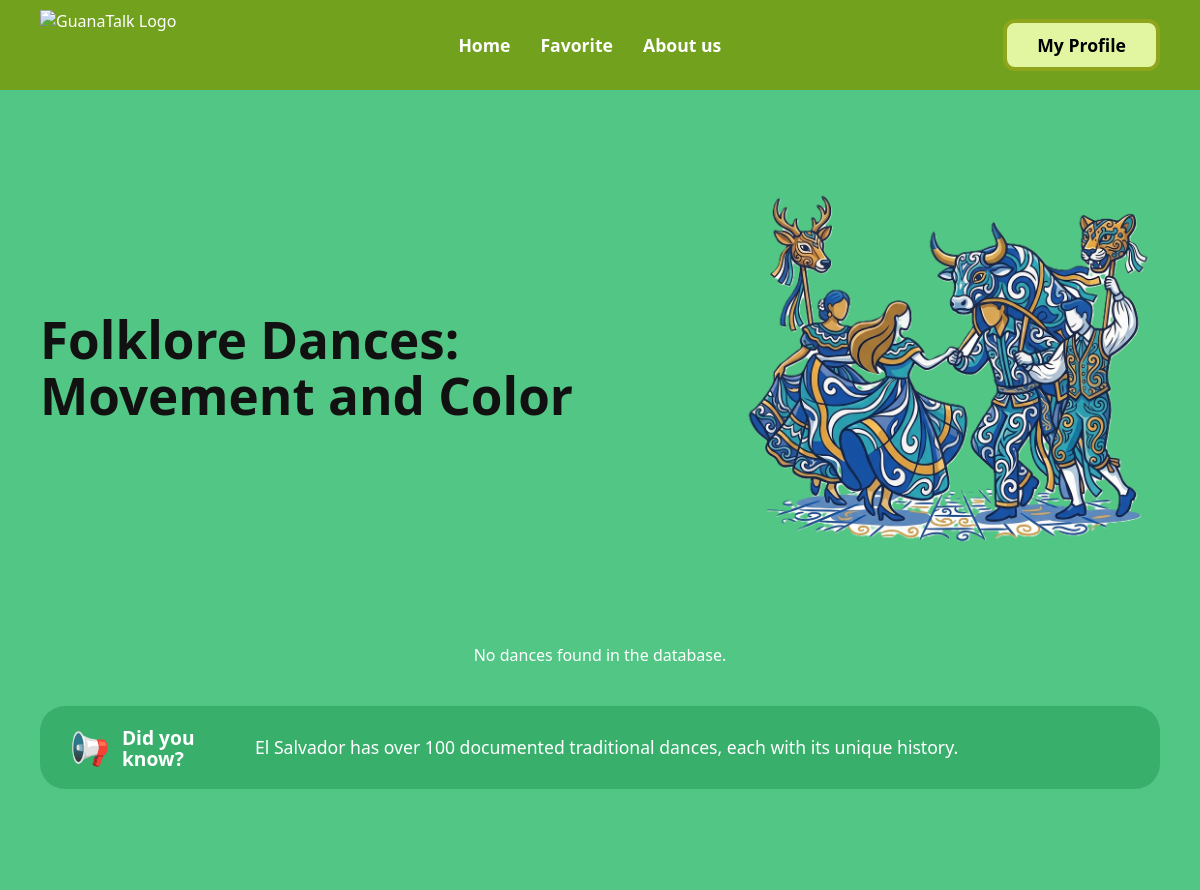
The app's page /folklore-dances.php, older data.
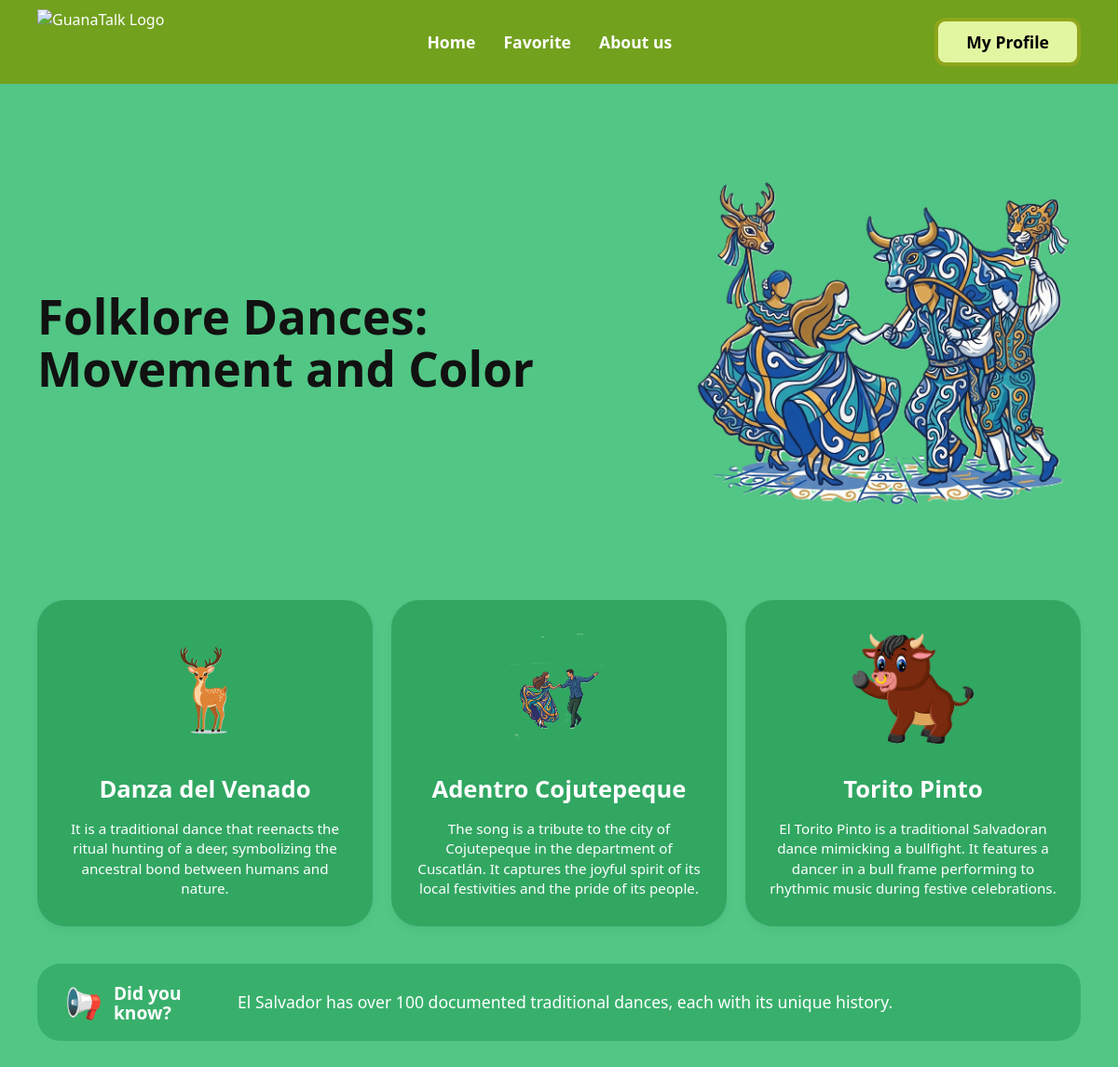
The same page, newer data.
### tables this page shows
CREATE TABLE `folklore_dances` (
  `id` int(11) NOT NULL,
  `nombre` varchar(150) NOT NULL,
  `descripcion` text NOT NULL,
  `imagen` varchar(255) NOT NULL
);

### folklore-dances.php (the view, shortened to what this page needs)
<?php
include("php/conexion.php");
$query = "SELECT * FROM folklore_dances";
$resultado = $conn->query($query);
?>
<!DOCTYPE html>
<html lang="es">
<head>
    <link rel="stylesheet" href="styles/folklores.css">
</head>
<body>
      <header class="navbar">
            <div class="logo">
               <a href="index.php" style="display: flex; align-items: center; gap: 10px; text-decoration: none; color: inherit;">
                    <img src="img/GuanaTalk.png" alt="GuanaTalk Logo">
                </a>
            </div>
        <nav>
            <a href="index.php">Home</a>
            <a href="favoritos.html">Favorite</a>
            <a href="aboutus.html">About us</a>
        </nav>
        <div class="profile-section">
            <button class="profile-btn">My Profile</button>
        </div>
    </header>
    <div class="folklore-bg">
        <main class="folklore-container">
            <section class="folklore-hero">
                <div class="hero-info">
                    <h1>Folklore Dances:<br>Movement and Color</h1>
                </div>
                <div class="hero-art">
                    <img src="img/dances.png" alt="Folklore Dances Illustration">
                </div>
            </section>
            <section class="dances-grid">
                <?php
                if ($resultado && $resultado->num_rows > 0) {
                    while ($fila = $resultado->fetch_assoc()) {
                        ?>
                        <div class="dance-card">
                            <div class="dance-img-box">
                                <img src="img/<?php echo $fila['imagen']; ?>" alt="<?php echo $fila['nombre']; ?>">
                            </div>
                            <div class="dance-text-box">
                                <h2><?php echo $fila['nombre']; ?></h2>
                                <p><?php echo $fila['descripcion']; ?></p>
                            </div>
                        </div>
                        <?php
                    }
                } else {
                    echo "<p style='color: white; text-align: center; width: 100%;'>No dances found in the database.</p>";
                }
                ?>
            </section>
            <section class="folklore-dyk-banner">
                <div class="dyk-badge">
                    <span>📢</span>
                    <strong>Did you<br>know?</strong>
                </div>
                <p class="dyk-message">El Salvador has over 100 documented traditional dances, each with its unique history.</p>
            </section>
        </main>
    </div>
</body>
</html>

Row changes from the older to the newer data that the page shows:
added folklore_dances: imagen (picture), nombre "Danza del Venado", descripcion "It is a traditional dance that reenacts the ritual hunting of a deer, symbolizing the ancestral bond between humans and nature."
added folklore_dances: imagen (picture), nombre "Adentro Cojutepeque", descripcion "The song is a tribute to the city of Cojutepeque in the department of Cuscatlán. It captures the joyful spirit of its local festivities and the pride of its people."
added folklore_dances: imagen (picture), nombre "Torito Pinto", descripcion "El Torito Pinto is a traditional Salvadoran dance mimicking a bullfight. It features a dancer in a bull frame performing to rhythmic music during festive celebrations."
Text that changed along with them:
text no longer shown: "No dances found in the database."
